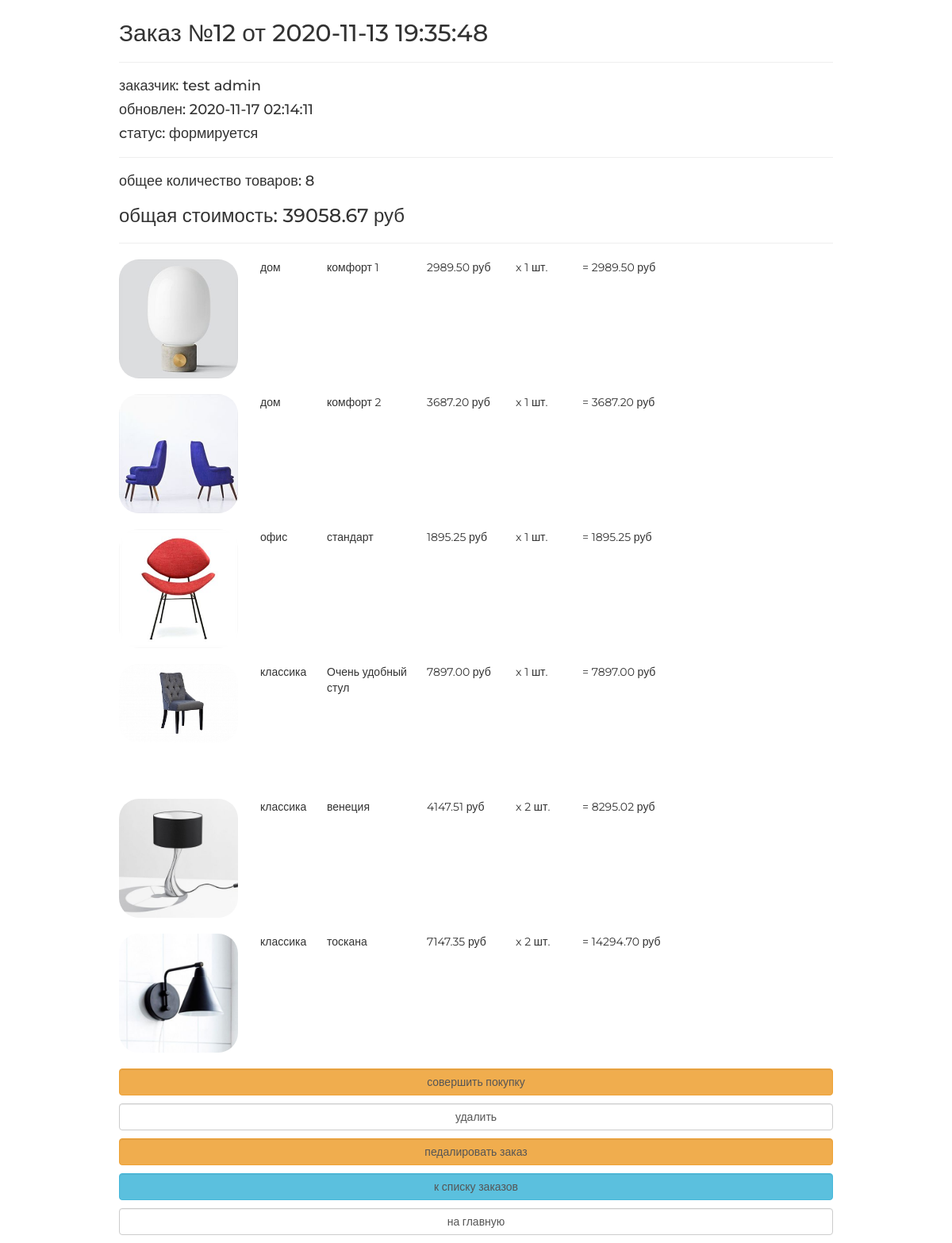
The app's page /order/read/12/ (signed in), older data.
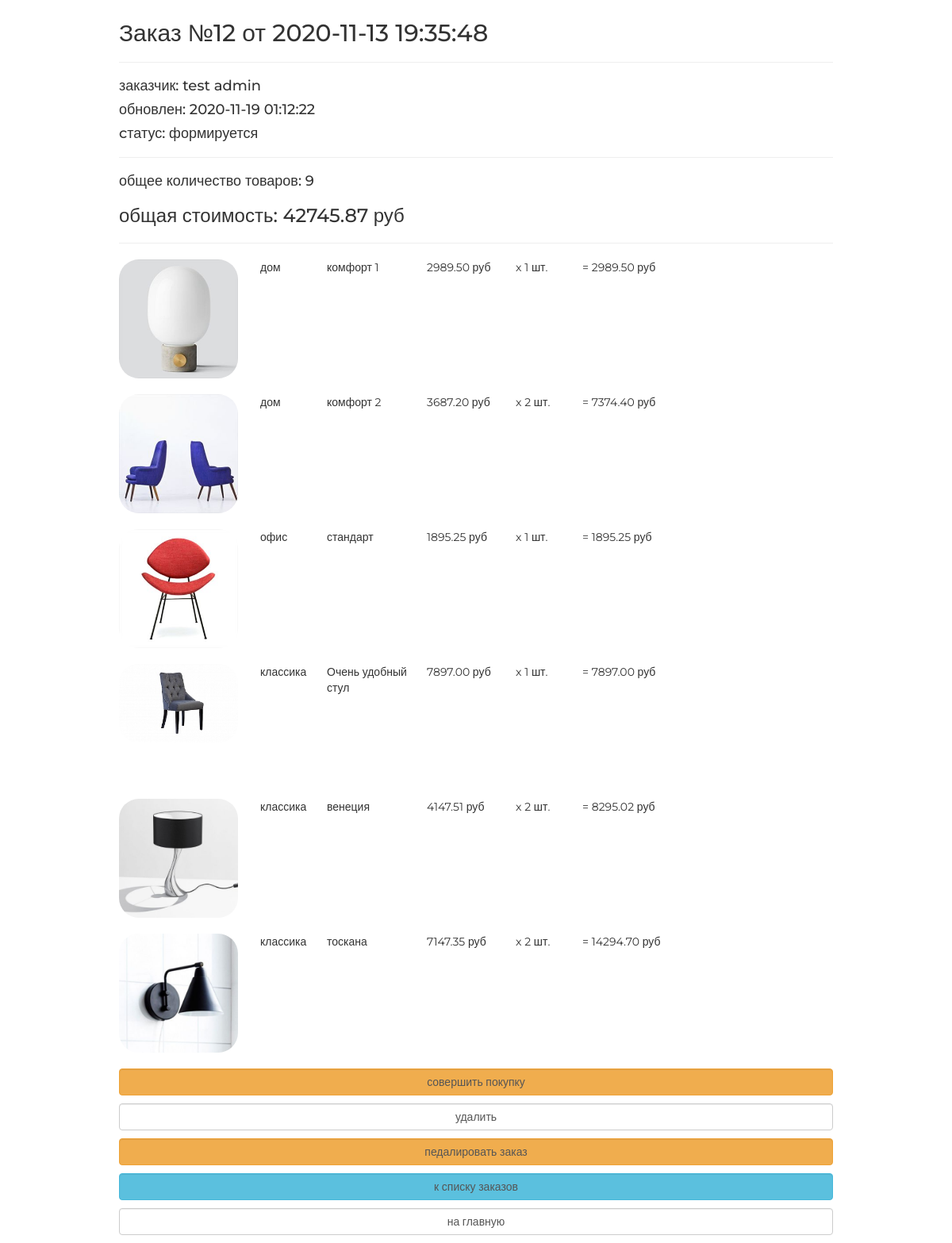
The same page, newer data.
### orderapp/models.py (models this page shows, shortened)
class Order(models.Model):
    FORMING = 'FM'
    SENT_TO_PROCESSING = 'STP'
    PROCESSED = 'PRD'
    PAID = 'PD'
    READY = 'RDY'
    DONE = 'DN'
    CANCELLED = 'CNC'
    ORDER_STATUSES = (
        (FORMING, 'формируется'),
        (SENT_TO_PROCESSING, 'отправлен в обработку'),
        (PROCESSED, 'обработан'),
        (PAID, 'оплачен'),
        (READY, 'готов к выдаче'),
        (DONE, 'выдан'),
        (CANCELLED, 'отменен'),
    )
    user = models.ForeignKey(settings.AUTH_USER_MODEL, on_delete=models.CASCADE, verbose_name='пользователь')
    created = models.DateTimeField(auto_now_add=True, verbose_name='дата создания')
    updated = models.DateTimeField(auto_now=True, verbose_name='дата изменения')
    status = models.CharField(max_length=3, choices=ORDER_STATUSES, default=FORMING, verbose_name='статус заказа')
    is_active = models.BooleanField(db_index=True, default=True, verbose_name='активен')
    class Meta:
        ordering = ('-created',)
        verbose_name = 'заказ'
        verbose_name_plural = 'заказы'
    def get_summary(self):
        items = self.orderitems.select_related()
        total_quantity = sum(list(map(lambda x: x.quantity, items)))
        total_cost = sum(list(map(lambda x: x.quantity * x.product.price, items)))
        return {
            'total_quantity': total_quantity,
            'total_cost': total_cost,
        }

class OrderItem(models.Model):
    order = models.ForeignKey(Order, related_name='orderitems', on_delete=models.CASCADE, verbose_name='заказ')
    product = models.ForeignKey(Product, on_delete=models.CASCADE, verbose_name='продукт')
    quantity = models.PositiveSmallIntegerField(default=0, verbose_name='количество')
    def get_product_cost(self):
        return self.product.price * self.quantity

### authapp/models.py (models this page shows, shortened)
class ShopUser(AbstractUser):
    avatar = models.ImageField(upload_to='users_avatars', blank=True, verbose_name='аватар')
    age = models.PositiveSmallIntegerField(verbose_name='Возраст', default=18)
    activation_key = models.CharField(max_length=128, blank=True)
    activation_key_expires = models.DateTimeField(default=(now() + timedelta(hours=48)))

### mainapp/models.py (models this page shows, shortened)
class Product(models.Model):
    category = models.ForeignKey(ProductCategory, on_delete=models.CASCADE)
    name = models.CharField(max_length=128, verbose_name='имя')
    image = models.ImageField(upload_to='products_images', blank=True, verbose_name='изображение')
    short_desc = models.CharField(max_length=128, verbose_name='краткое описание', blank=True)
    description = models.TextField(blank=True, verbose_name='описание')
    price = models.DecimalField(max_digits=8, decimal_places=2, default=0, verbose_name='цена')
    quantity = models.PositiveSmallIntegerField(default=0, verbose_name='количество товара')
    is_active = models.BooleanField(db_index=True, default=True, verbose_name='активен')
    class Meta:
        verbose_name = 'продукт'
        verbose_name_plural = 'продукты'

class ProductCategory(models.Model):
    name = models.CharField(max_length=64, unique=True, verbose_name='имя')
    description = models.TextField(blank=True, verbose_name='описание')
    is_active = models.BooleanField(db_index=True, verbose_name='активна', default=True)
    class Meta:
        verbose_name = 'категория'
        verbose_name_plural = 'категории'

### orderapp/views.py (the view)
# urls.py: path('read/<pk>/', orderapp.OrderRead.as_view(), name='order_read'),
class OrderRead(DetailView):
    model = Order
    @method_decorator(login_required())
    def dispatch(self, *args, **kwargs):
        return super(DetailView, self).dispatch(*args, **kwargs)
    def get_context_data(self, **kwargs):
        context = super().get_context_data(**kwargs)
        context['title'] = f'детали заказа №{self.object.id}'
        return context

### adminapp/templatetags/custom_tags.py (called while the page is built)
@register.filter(name='media_folder_products')
def media_folder_products(string):
    if not string:
        string = 'products_images/default.jpg'
    return f'{settings.MEDIA_URL}{string}'

### mainapp/context_processors.py (called while the page is built)
def basket(request):
    basket_items = []
    if request.user.is_authenticated:
        basket_items = request.user.basket.select_related()
    return {
        'basket': basket_items
    }

### orderapp/templates/orderapp/order_detail.html
{% extends "orderapp/base.html" %}
{% load static %}
{% load custom_tags %}
{% block content %}
    {% include 'orderapp/inc/inc_order_summary.html' %}
    <div class="basket_list">
        {% for item in object.orderitems.select_related %}
            <div class="basket_record">
                <img src="{{ item.product.image|media_folder_products }}"
                     alt="{{ item.product.short_desc }}">
                <span class="category_name">
                   {{ item.product.category.name }}
               </span>
                <span class="product_name">{{ item.product.name }}</span>
                <span class="product_price">
                   {{ item.product.price }}&nbspруб
               </span>
                <span class="product_quantitiy">
                   x {{ item.quantity }} шт.
               </span>
                <span class="product_cost">
                    = {{ item.get_product_cost }}&nbspруб
               </span>
            </div>
        {% endfor %}
    </div>
    {% include 'orderapp/inc/inc_order_actions.html' %}
{% endblock %}

### orderapp/templates/orderapp/base.html (shortened to what this page needs)
<!DOCTYPE html>
{% load static %}
<html>
<head>
    {% block css %}
        <link rel="stylesheet" type="text/css" href="{% static "css/bootstrap.min.css" %}">
        <link rel="stylesheet" href="{% static "fonts/font-awesome/css/font-awesome.css" %}">
        <link rel="stylesheet" type="text/css" href="{% static "css/style.css" %}">
    {% endblock %}
</head>
<body>
<div class="order_container">
    {% block content %}
    {% endblock %}
</div>
</body>
</html>

### orderapp/templates/orderapp/inc/inc_order_summary.html (shortened to what this page needs)
{% if object %}
    <div class="h2">Заказ №{{ object.pk }} от {{ object.created|date:"Y-m-d H:i:s" }}</div>
    <hr>
    <div class="h4">заказчик: {{ user.last_name }} {{ user.first_name }} </div>
    <div class="h4">обновлен: {{ object.updated|date:"Y-m-d H:i:s" }}</div>
    <div class="h4">cтатус: {{ object.get_status_display }}</div>
    <hr>
    {% with object_summary=object.get_summary %}
        <div class="h4">
            общее количество товаров:
            <span class="order_total_quantity">
            {{ object_summary.total_quantity }}
        </span>
        </div>
        <div class="h3">
            общая стоимость:
            <span class="order_total_cost">
            {{ object_summary.total_cost }}
        </span> руб
        </div>
    {% endwith %}
{% endif %}
<hr>

### orderapp/templates/orderapp/inc/inc_order_actions.html
{% if object.status == 'FM' %}
    <button class="btn btn-warning btn-round form-control last">
        <a href="{% url 'orderapp:order_forming_complete' object.pk %}">
            совершить покупку
        </a>
    </button>
    <button class="btn btn-default btn-round form-control last">
        <a href="{% url 'orderapp:order_delete' object.pk %}">удалить</a>
    </button>
{% endif %}
{% if object.status %}
    {% if object.status != 'DN' %}
        {% if object.status != 'CNC' %}
            <button class="btn btn-warning btn-round form-control last">
                <a href="{% url 'orderapp:order_processing_imitation' object.pk %}">
                    педалировать заказ
                </a>
            </button>
        {% endif %}
    {% endif %}
{% endif %}
<button class="btn btn-info btn-round form-control last">
    <a href="{% url 'orderapp:orders_list' %}">
        к списку заказов
    </a>
</button>
<button class="btn btn-default btn-round form-control last">
    <a href="{% url 'main' %}">на главную</a>
</button>

### static/css/style.css (style rules this page uses)
* { margin: 0; padding: 0; }
.order_container { margin: 25px auto; width: 900px; }
.order_container button a { text-decoration: none; color: #555; }
.order_container img { display: block; float: left; width: 150px; border-radius: 25px; }
button.last { margin-bottom: 10px; }
body { font-family: 'Montserrat', sans-serif; }
html, body { height: 100%; }
.basket_list span.category_name { margin-left: 2em; width: 5em; position: relative; display: block; float: left; }
.basket_list span.product_name { margin-left: 1em; width: 8em; position: relative; display: block; float: left; }
.basket_list span.product_price { margin-left: 1em; width: 7em; position: relative; display: block; float: left; }
.basket_list span.product_quantitiy { margin-left: 1em; width: 5em; position: relative; display: block; float: left; }
.basket_list span.product_cost { margin-left: 1em; width: 10em; position: relative; display: block; float: left; }
.basket_list .basket_record { position: relative; display: block; height: 170px; float: none; }

Row changes from the older to the newer data that the page shows:
changed Order "формируется": updated "2020-11-17 02:14:11" → "2020-11-19 01:12:22"
changed OrderItem "комфорт 2": quantity "1" → "2"; get_product_cost "3687.20" → "7374.40"
Text that changed along with them:
{{ object_summary.total_quantity }}: "8" → "9"
{{ object_summary.total_cost }}: "39058.67" → "42745.87"
